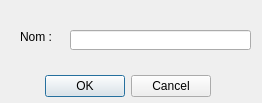
<?xml version="1.0" encoding="UTF-8"?>
<ui version="4.0">
 <class>SaveWindow</class>
 <widget class="QDialog" name="SaveWindow">
  <property name="geometry">
   <rect>
    <x>0</x>
    <y>0</y>
    <width>262</width>
    <height>103</height>
   </rect>
  </property>
  <property name="windowTitle">
   <string>Save zone</string>
  </property>
  <widget class="QDialogButtonBox" name="buttonBox">
   <property name="geometry">
    <rect>
     <x>-130</x>
     <y>70</y>
     <width>341</width>
     <height>32</height>
    </rect>
   </property>
   <property name="orientation">
    <enum>Qt::Horizontal</enum>
   </property>
   <property name="standardButtons">
    <set>QDialogButtonBox::Cancel|QDialogButtonBox::Ok</set>
   </property>
  </widget>
  <widget class="QLineEdit" name="lineEdit">
   <property name="geometry">
    <rect>
     <x>70</x>
     <y>30</y>
     <width>181</width>
     <height>20</height>
    </rect>
   </property>
  </widget>
  <widget class="QLabel" name="label">
   <property name="geometry">
    <rect>
     <x>20</x>
     <y>30</y>
     <width>46</width>
     <height>13</height>
    </rect>
   </property>
   <property name="text">
    <string>Nom :</string>
   </property>
  </widget>
 </widget>
 <resources/>
 <connections>
  <connection>
   <sender>buttonBox</sender>
   <signal>accepted()</signal>
   <receiver>SaveWindow</receiver>
   <slot>accept()</slot>
   <hints>
    <hint type="sourcelabel">
     <x>248</x>
     <y>254</y>
    </hint>
    <hint type="destinationlabel">
     <x>157</x>
     <y>274</y>
    </hint>
   </hints>
  </connection>
  <connection>
   <sender>buttonBox</sender>
   <signal>rejected()</signal>
   <receiver>SaveWindow</receiver>
   <slot>reject()</slot>
   <hints>
    <hint type="sourcelabel">
     <x>316</x>
     <y>260</y>
    </hint>
    <hint type="destinationlabel">
     <x>286</x>
     <y>274</y>
    </hint>
   </hints>
  </connection>
 </connections>
</ui>
